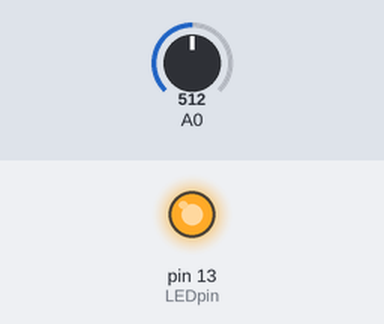
Recording of a sketch running on a simulated Arduino Uno, built with avr-gcc and run on an emulated ATmega328P. Shown: output pins drawn as LEDs (lit = HIGH). The test bench sets the inputs (shaded band); at power-on: A0 = 512. What the sketch prints to the serial monitor is not drawn.

Above: at 0.05 s.
Timing chart, 0 to 3.0 s (numbered marks = the images above):
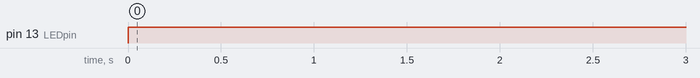

Measured:
- by itself, pin 13 (LEDpin): LOW → HIGH at 0.00 s

The sketch:

AnalogPressure.ino
```cpp
// This code will output the pressure in psi using an analog pressure sensor (Honeywell Pressure Sensor: SSCSANN015PAAA5, Digi-Key: 480-3600-ND).
// By: Spencer McDonald
// 2/11/2014

// To connect the sensor: Flat side facing towards you, pins pointed down, starting at the left, GND - OUTPUT - 5V - NOTHING.
// This code has the OUTPUT connected to A0.

// Initalize Variables

#define LEDpin 13

int pressureSensor = 0;
float pressureSensorV = 0;
float psi = 0;

void setup()
{
  Serial.begin(115200); // Opens the communication between Arduino and computer serial port
  Serial.println("Pressure in psi measured with analog pressure sensor:"); // Print header
  pinMode(LEDpin, OUTPUT);
}


void loop()
{
  // Pressure Sensor
  pressureSensor = analogRead(A0);                // Read the analog pin
  pressureSensorV = pressureSensor*(5.0/1024);    // Convert the digital number to voltage
  psi = (pressureSensorV - (0.1*5.0))/(4.0/15.0); // Convert the voltage to proper units
  Serial.print(psi,2);                            // Output the value
  Serial.println();                               // New line

  digitalWrite(LEDpin,HIGH);                      // Flash LED to show sensor running
  delay(1000);                                    // Print about once per second
  digitalWrite(LEDpin,LOW);

}
```
